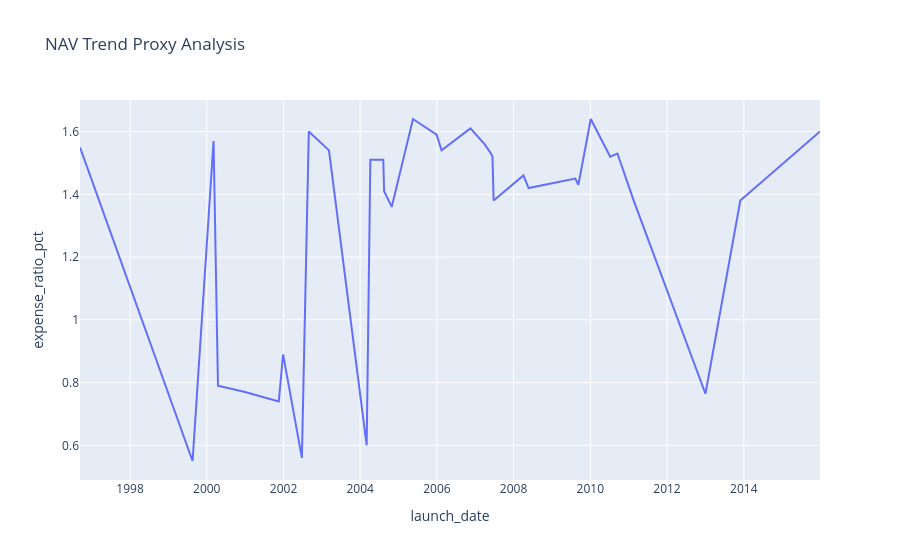

Notebook code for this chart:
### Code cell
df["date"] = pd.to_datetime(df["launch_date"])

nav_trend = df.groupby("launch_date")["expense_ratio_pct"].mean().reset_index()

fig = px.line(nav_trend, x="launch_date", y="expense_ratio_pct",
              title="NAV Trend Proxy Analysis")
fig.show()

### Figure 1 — Plotly figure (JSON) as saved in the notebook; plotly's stock layout.template omitted (floating-point values rounded to 4 significant figures)
{"data": [{"hovertemplate": "launch_date=%{x}<br>expense_ratio_pct=%{y}<extra></extra>", "legendgroup": "", "line": {"color": "#636efa", "dash": "solid"}, "marker": {"symbol": "circle"}, "mode": "lines", "name": "", "orientation": "v", "showlegend": false, "type": "scatter", "x": ["1996-09-11", "1999-08-19", "2000-03-06", "2000-04-17", "2000-12-30", "2001-11-17", "2001-12-28", "2002-06-25", "2002-08-30", "2003-03-10", "2004-03-03", "2004-04-07", "2004-08-08", "2004-08-16", "2004-10-28", "2005-05-18", "2005-12-29", "2006-02-14", "2006-11-16", "2007-03-30", "2007-05-31", "2007-06-14", "2007-06-25", "2008-04-04", "2008-05-23", "2009-08-11", "2009-09-09", "2010-01-05", "2010-07-09", "2010-09-16", "2011-02-18", "2013-01-01", "2013-11-29", "2015-12-28"], "xaxis": "x", "y": [1.55, 0.55, 1.57, 0.79, 0.77, 0.74, 0.89, 0.56, 1.6, 1.54, 0.6, 1.51, 1.51, 1.41, 1.36, 1.64, 1.59, 1.54, 1.61, 1.56, 1.53, 1.52, 1.38, 1.46, 1.42, 1.45, 1.43, 1.64, 1.52, 1.53, 1.38, 0.7643, 1.38, 1.6], "yaxis": "y"}], "layout": {"legend": {"tracegroupgap": 0}, "title": {"text": "NAV Trend Proxy Analysis"}, "xaxis": {"anchor": "y", "domain": [0, 1], "title": {"text": "launch_date"}}, "yaxis": {"anchor": "x", "domain": [0, 1], "title": {"text": "expense_ratio_pct"}}}}
